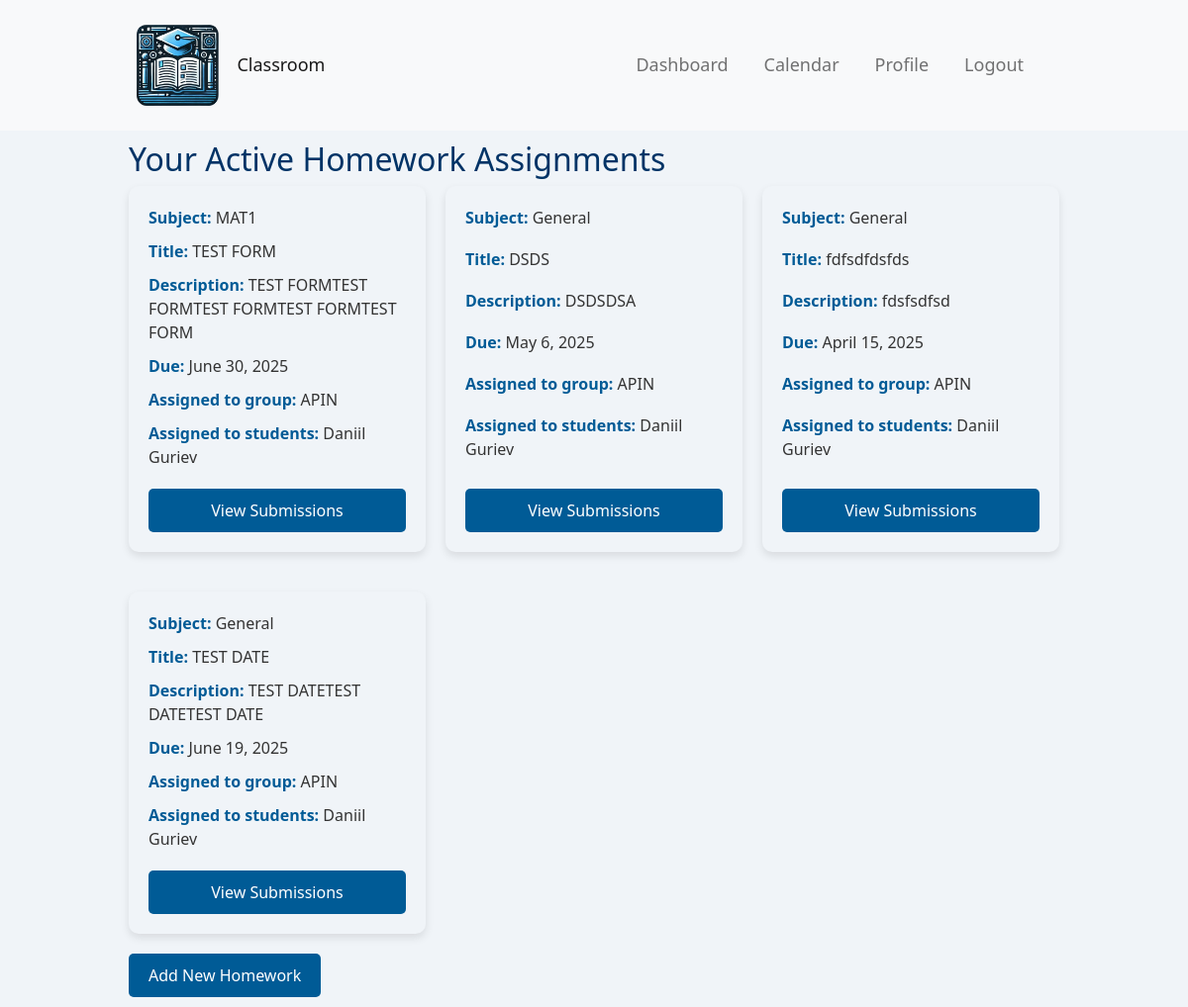
Page /teacher/dashboard/ (signed in) on the earlier database version.
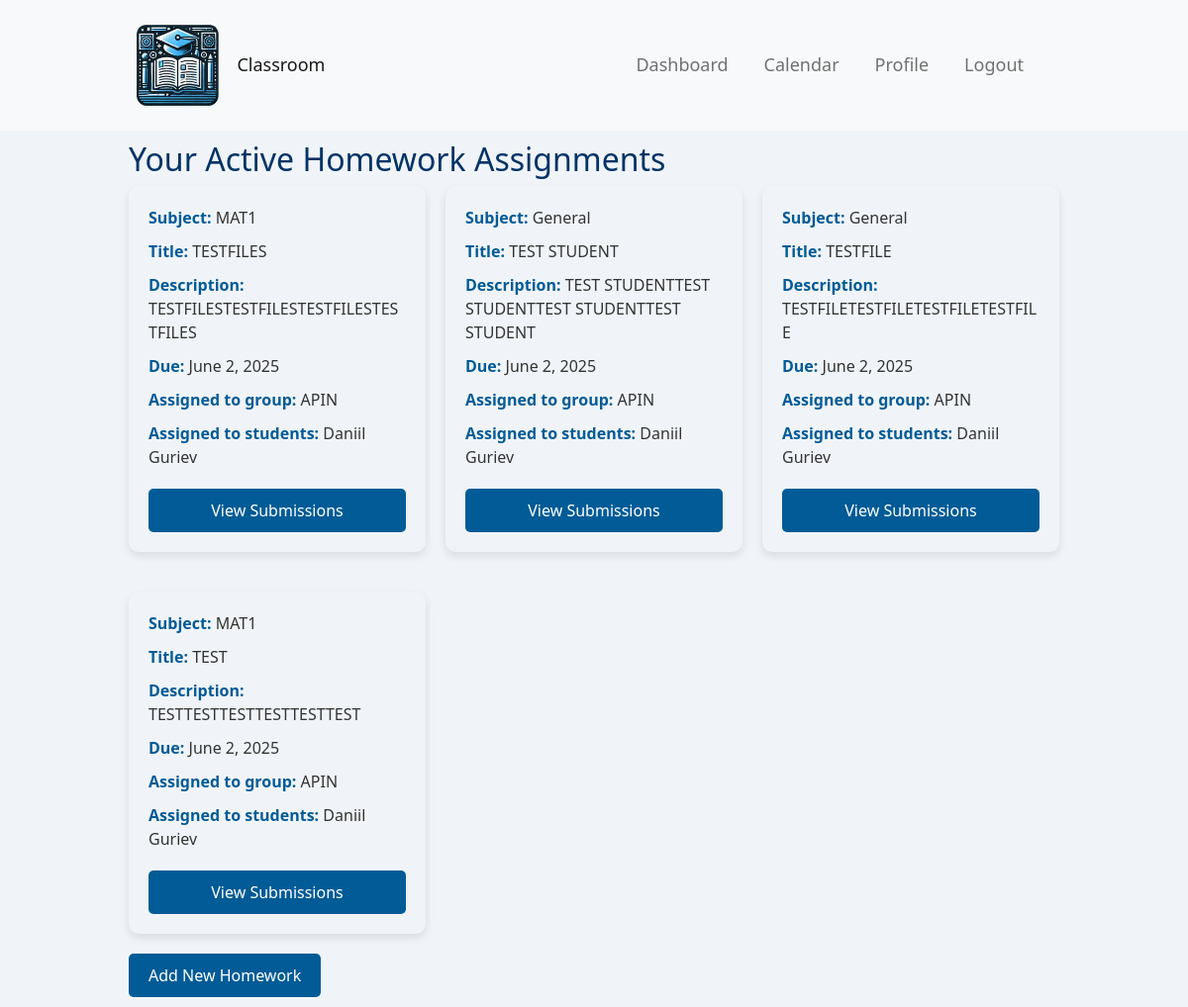
Same page on the later database version.
### polls/models.py (models this page shows, shortened)
class Homework(models.Model):
    subject = models.ForeignKey(Subject, on_delete=models.CASCADE, default=get_default_subject)
    title = models.CharField(max_length=200)
    description = models.TextField()
    assigned_date = models.DateField(default=timezone.now)
    due_date = models.DateField()
    file = models.FileField(upload_to='homework_files/', null=True, blank=True)
    teacher = models.ForeignKey(settings.AUTH_USER_MODEL, on_delete=models.CASCADE, related_name='homeworks')
    students = models.ManyToManyField(settings.AUTH_USER_MODEL, related_name='homework_assigned', blank=True)
    group = models.ForeignKey(Group, on_delete=models.SET_NULL, null=True, blank=True, related_name="homeworks")

class Subject(models.Model):
    name = models.CharField(max_length=100)
    def __str__(self):
        return self.name

class Group(models.Model):
    name = models.CharField(max_length=200)
    description = models.TextField(null=True, blank=True)

class CustomUser(AbstractUser):
    is_student = models.BooleanField(default=False)
    is_teacher = models.BooleanField(default=False)
    age = models.IntegerField(null=True, blank=True)
    profile_picture = models.ImageField(upload_to='profile_pictures/', null=True, blank=True)
    bio = models.TextField(null=True, blank=True)
    group = models.ForeignKey(Group, on_delete=models.SET_NULL, null=True, blank=True, related_name="members")

### polls/views.py (the view)
# urls.py: path('teacher/dashboard/', polls.views.teacher_dashboard, name='teacher_dashboard'),
@login_required
def teacher_dashboard(request):
    if not request.user.is_teacher:
        return redirect('student_dashboard')
    homeworks = Homework.objects.filter(teacher=request.user)
    context = {
        'homeworks': homeworks,
    }
    return render(request, 'teacher_dashboard.html', context)

### templates/teacher_dashboard.html
{% extends 'base.html' %}
{% block content %}
<h2>Your Active Homework Assignments</h2>
<div class="assignment-list">
    {% for homework in homeworks %}
    <div class="assignment-block">
        <p><strong>Subject: </strong>{{ homework.subject }}</p>
        <p><strong>Title: </strong> {{ homework.title }}</p>
        <p><strong>Description: </strong> {{ homework.description|truncatewords:20 }}</p>
        <p><strong>Due:</strong> {{ homework.due_date }}</p>
        {% if homework.group %}
            <p><strong>Assigned to group:</strong> {{ homework.group.name }}</p>
        {% endif %}
        {% if homework.students.all %}
            <p><strong>Assigned to students:</strong>
                {% for student in homework.students.all %}
                    {{ student.get_full_name }}{% if not forloop.last %}, {% endif %}
                {% endfor %}
            </p>
        {% endif %}
        <a href="{% url 'view_submissions' homework.id %}" class="btn btn-primary">View Submissions</a>
    </div>
    {% endfor %}
</div>
<a href="{% url 'add_homework' %}" class="btn btn-success">Add New Homework</a>
{% endblock %}

### templates/base.html (shortened to what this page needs)
{% load static %}
<!DOCTYPE html>
<html lang="en">
<head>
    <link href="https://cdn.jsdelivr.net/npm/bootstrap@5.1.3/dist/css/bootstrap.min.css" rel="stylesheet">
    <link rel="stylesheet" type="text/css" href="{% static 'styles/base/global.css' %}">
    <link rel="stylesheet" type="text/css" href="{% static 'styles/calendar.css' %}">
    <link rel="stylesheet" type="text/css" href="{% static 'styles/base/sidebar.css' %}">
    <link rel="stylesheet" type="text/css" href="{% static 'styles/base/content.css' %}">
    <link rel="stylesheet" type="text/css" href="{% static 'styles/base/elements.css' %}">
    <link rel="stylesheet" type="text/css" href="{% static 'styles/profile_card.css' %}">
    <link rel="stylesheet" type="text/css" href="{% static 'styles/dashboard.css' %}">
    <link rel="stylesheet" type="text/css" href="{% static 'styles/view_submissions.css' %}">
    <link rel="stylesheet" type="text/css" href="{% static 'styles/upload_submission.css' %}">
    <link rel="stylesheet" type="text/css" href="{% static 'styles/give_feedback.css' %}">
    <link rel="stylesheet" type="text/css" href="{% static 'styles/add_homework.css' %}">
    <link rel="stylesheet" type="text/css" href="{% static 'styles/homework_form.css' %}">
    <link rel="stylesheet" type="text/css" href="{% static 'styles/calendar.css' %}">
</head>
<body>
<nav class="navbar navbar-expand-lg navbar-light bg-light">
    <div class="container">
        {% if user.is_authenticated %}
                {% if user.is_student %}
                    <a class="navbar-brand d-flex align-items-center" href="{% url 'student_dashboard' %}">
                        <img src="{% static 'images/logo.png' %}" alt="Classroom Logo" class="navbar-logo">
                        <span class="ms-2">Classroom</span>
                    </a>
                {% elif user.is_teacher %}
                    <a class="navbar-brand d-flex align-items-center" href="{% url 'teacher_dashboard' %}">
                        <img src="{% static 'images/logo.png' %}" alt="Classroom Logo" class="navbar-logo">
                        <span class="ms-2">Classroom</span>
                    </a>
                {% endif %}
        {% endif %}
        <div class="collapse navbar-collapse" id="navbarNav">
            <ul class="navbar-nav ms-auto">
                {% if user.is_authenticated %}
                    <li class="nav-item">
                        {% if user.is_student %}
                            <a class="nav-link" href="{% url 'student_dashboard' %}">Dashboard</a>
                        {% elif user.is_teacher %}
                            <a class="nav-link" href="{% url 'teacher_dashboard' %}">Dashboard</a>
                        {% endif %}
                    </li>
                {% endif %}
                <li class="nav-item">
                    <a class="nav-link" href="{% url 'homework_calendar' %}">Calendar</a>
                </li>
                {% if user.is_authenticated %}
                    <li class="nav-item">
                        <a class="nav-link" href="{% url 'profile_view' user.id %}">Profile</a>
                    </li>
                    <li class="nav-item">
                        <a class="nav-link" href="{% url 'logout' %}">Logout</a>
                    </li>
                {% else %}
                    <li class="nav-item">
                        <a class="nav-link" href="{% url 'login' %}">Login</a>
                    </li>
                {% endif %}
            </ul>
        </div>
    </div>
</nav>
<div class="container">
    {% block content %}
    {% endblock %}
</div>
</body>
</html>

### static/styles/base/global.css (style rules this page uses)
body, html { margin: 0; padding: 0; font-family: 'Segoe UI', Tahoma, Geneva, Verdana, sans-serif; background-color: #f0f4f8; color: #333; }
h1, h2, h3, h4, h5, h6 { color: #003366; }
.container { padding: 10px; max-width: 80%; }
.navbar-logo { width: 20%; height: auto; object-fit: contain; margin-right: 10px; }
.navbar { background-color: #005b96; padding: 10px; }
.navbar a { color: white; text-decoration: none; margin-right: 20px; font-size: 18px; }

### static/styles/calendar.css (style rules this page uses)
a { color:snow; }

### static/styles/base/elements.css (style rules this page uses)
.btn { padding: 10px 20px; border: none; border-radius: 5px; background-color: #005b96; color: white; font-size: 16px; cursor: pointer; }

### static/styles/dashboard.css (style rules this page uses)
.assignment-list { display: grid; grid-template-columns: repeat(auto-fit, minmax(300px, 1fr)); grid-gap: 20px; justify-items: start; }
.assignment-block { background-color: #f0f4f8; padding: 20px; border-radius: 10px; box-shadow: 0 4px 8px rgba(0, 0, 0, 0.1); margin-bottom: 20px; display: flex; flex-direction: column; justify-content: space-between; box-sizing: border-box; word-wrap: break-word; overflow-wrap: break-word; hyphens: auto; width: 100%; box-sizing: border-box; }
.assignment-block p { color: #333; margin-bottom: 10px; word-break: break-word; white-space: normal; }
.assignment-block strong { color: #005b96; }
.assignment-block a { color: #005b96; text-decoration: none; }
.assignment-block .btn { background-color: #005b96; color: white; padding: 10px 20px; border: none; border-radius: 5px; cursor: pointer; font-size: 16px; margin-top: 10px; }

Differences in the rows shown:
removed Homework: subject "MAT1", title "TEST FORM", description "TEST FORMTEST FORMTEST FORMTEST FORMTEST FORM", due_date "June 30, 2025", group.name "APIN", CustomUser (get_full_name "Daniil Guriev")
removed Homework: subject "General", title "DSDS", description "DSDSDSA", due_date "May 6, 2025", group.name "APIN", CustomUser (get_full_name "Daniil Guriev")
removed Homework: subject "General", title "fdfsdfdsfds", description "fdsfsdfsd", due_date "April 15, 2025", group.name "APIN", CustomUser (get_full_name "Daniil Guriev")
removed Homework: subject "General", title "TEST DATE", description "TEST DATETEST DATETEST DATE", due_date "June 19, 2025", group.name "APIN", CustomUser (get_full_name "Daniil Guriev")
added Homework: subject "MAT1", title "TESTFILES", description "TESTFILESTESTFILESTESTFILESTESTFILES", due_date "June 2, 2025", group.name "APIN", CustomUser (get_full_name "Daniil Guriev")
added Homework: subject "General", title "TEST STUDENT", description "TEST STUDENTTEST STUDENTTEST STUDENTTEST STUDENT", due_date "June 2, 2025", group.name "APIN", CustomUser (get_full_name "Daniil Guriev")
added Homework: subject "General", title "TESTFILE", description "TESTFILETESTFILETESTFILETESTFILE", due_date "June 2, 2025", group.name "APIN", CustomUser (get_full_name "Daniil Guriev")
added Homework: subject "MAT1", title "TEST", description "TESTTESTTESTTESTTESTTEST", due_date "June 2, 2025", group.name "APIN", CustomUser (get_full_name "Daniil Guriev")
